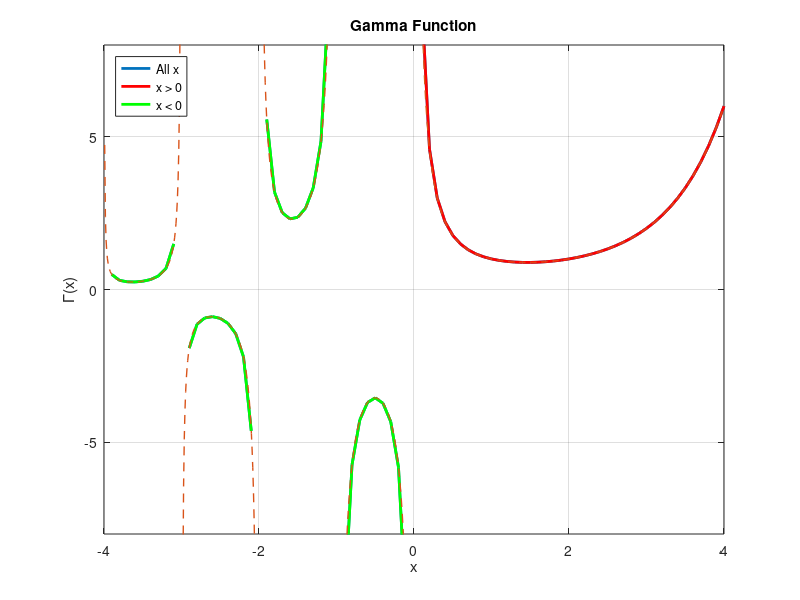

The MATLAB source for this figure:
function Gamma_function()
    x = -4:0.1:4;
    gamma_values = gamma(x);

    % Plotting
    figure;
    plot(x, gamma_values, 'LineWidth', 2);
    title('Gamma Function');
    xlabel('x');
    ylabel('\Gamma(x)');
    grid on;

    hold on;
    positive_indices = x > 0;
    plot(x(positive_indices), gamma_values(positive_indices), 'r', 'LineWidth', 2);

    negative_indices = x < 0;
    plot(x(negative_indices), gamma_values(negative_indices), 'g', 'LineWidth', 2);

    fplot(@gamma, [-4, 4], '--', 'LineWidth', 1);

    legend('All x', 'x > 0', 'x < 0', 'Location', 'NorthWest');

    ylim([-8, 8]);

    hold off;
end
